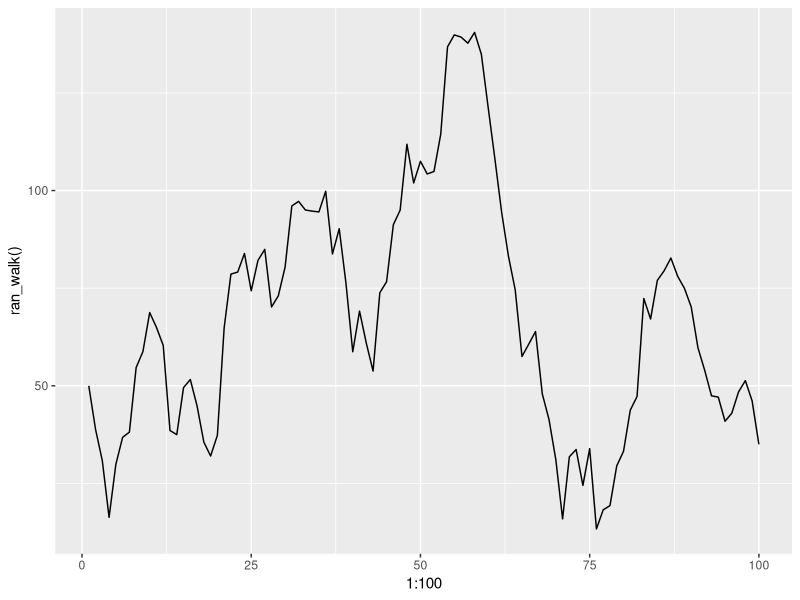
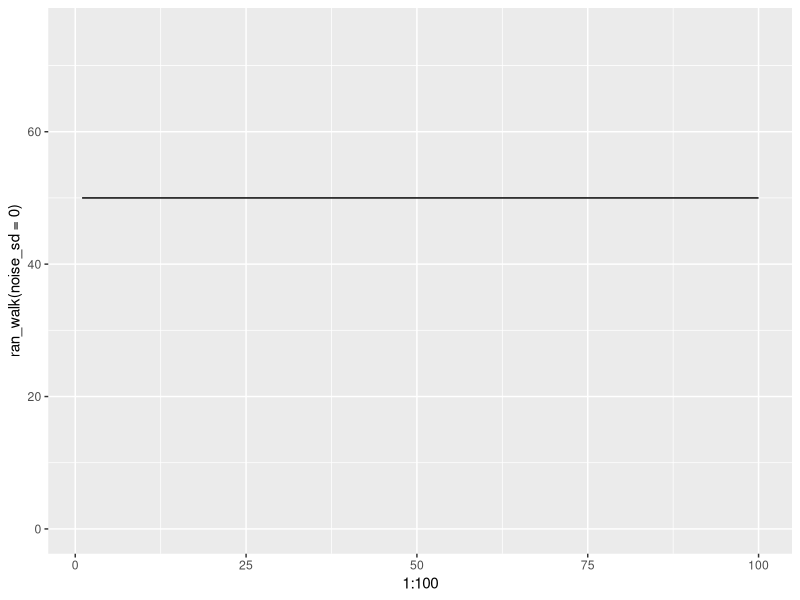
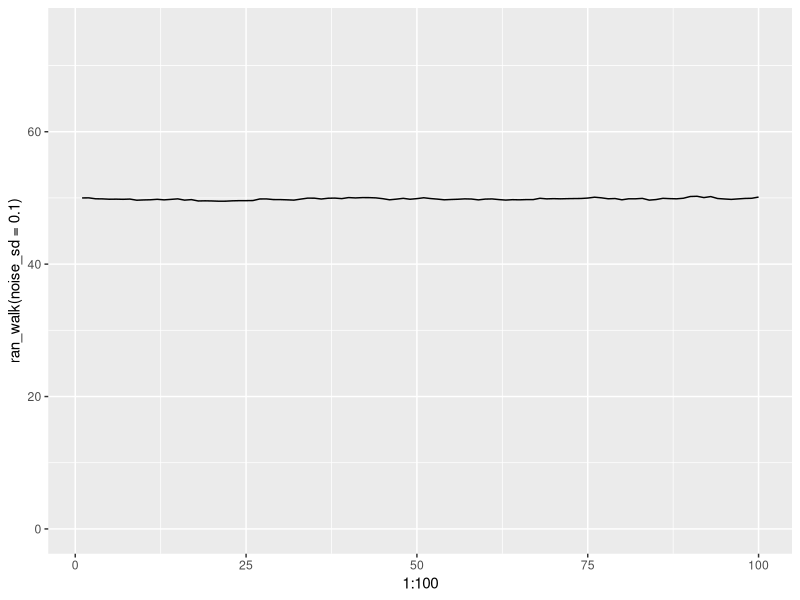
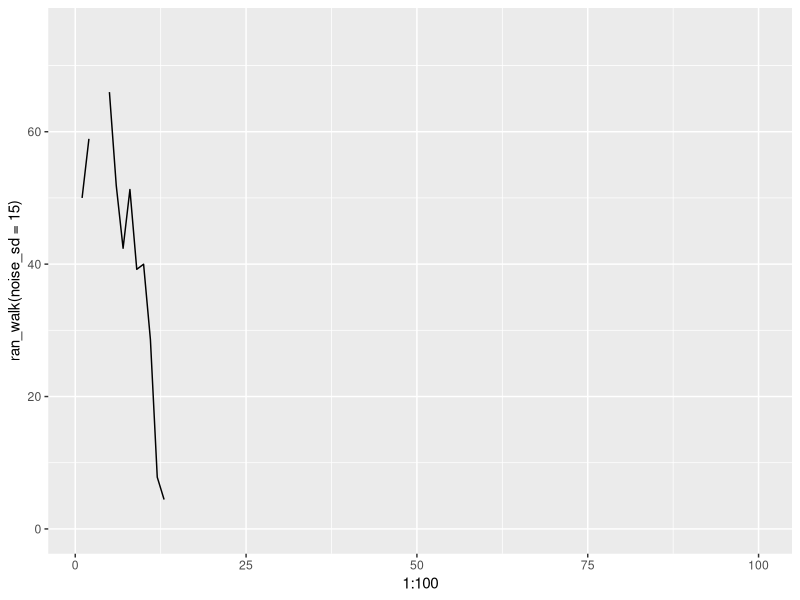
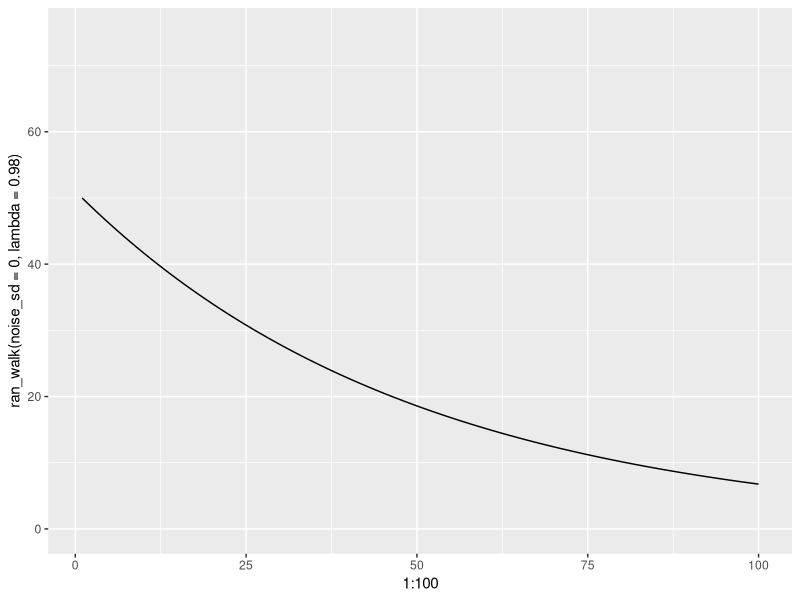
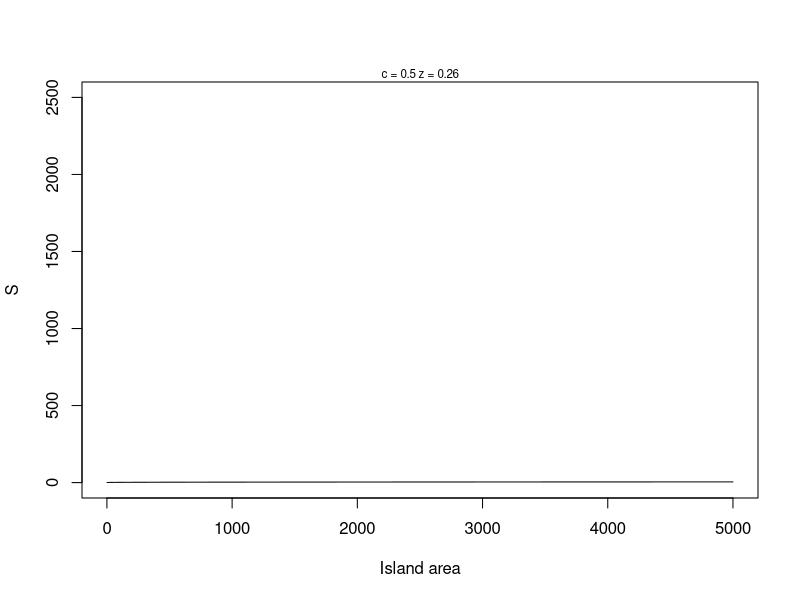
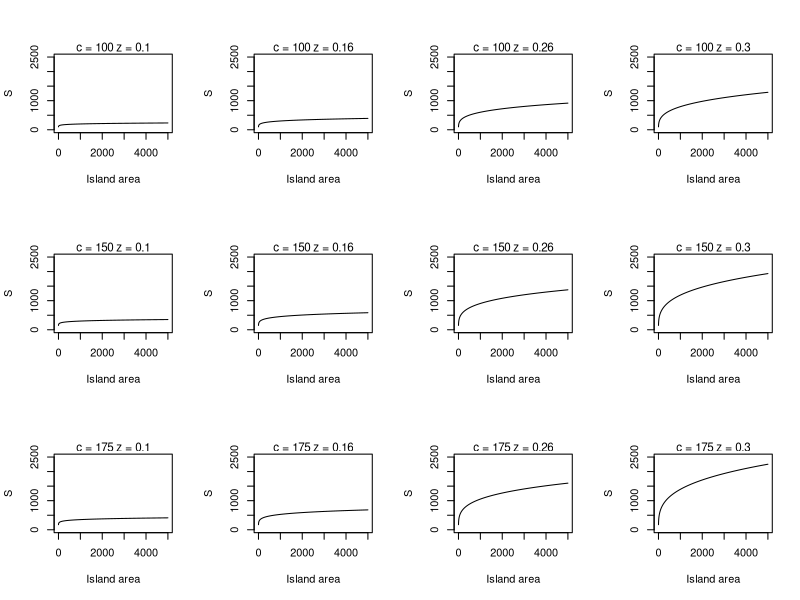

R code for these plots, in order: (Note: this script raises an error after producing the figures.)
### For loops ###

# a nice, simple for loop
for (i in 1:5) { # loop through 5 times
  cat("stuck in a loop", "\n") # \n line return (reg ex!)
  cat(3+2, "\n")
  cat(runif(1), "\n")
}

# let's make the difference between var and seq a little more obvious
my_dogs <- c("chow", "akita", "malamute", "husky", "samoyed")
for (i in 1:length(my_dogs)){
  cat("i=", i, "my_dogs[i] =", my_dogs[i], "\n")
}

# beware! what happens if the vector is empty?
bad_dogs <- NULL
for (i in 1:length(bad_dogs)){ # length of bad_dogs is 0
  cat("i=", i, "bad_dogs[i] =", bad_dogs[i], "\n")
} # this returns 2 lines of results for i=1 and i=0


# a safer alternative to using 1:length() is seq_along()
for (i in seq_along(my_dogs)){
  cat("i=", i, "my_dogs[i] =", my_dogs[i], "\n")
} # works the same as the earlier version

for (i in seq_along(bad_dogs)){
  cat("i=", i, "bad_dogs[i] =", bad_dogs[i], "\n")
} # now has no output

# what about NA instead of NULL?
bad_dogs <- NA
for (i in seq_along(bad_dogs)){
  cat("i=", i, "bad_dogs[i] =", bad_dogs[i], "\n")
} # has one output/runs once


# what if the seq is a constant? use seq_len()
zz <- 5
for (i in seq_len(zz)){
  cat("i=", i, "my_dogs[i] =", my_dogs[i], "\n")
} # works as desired


# don't do things in loops that you don't need to
for (i in 1:length(my_dogs)){
  my_dogs[i] <- toupper(my_dogs[i]) # convert to upper case
  cat("i=", i, "my_dogs[i] =", my_dogs[i], "\n")
}
my_dogs <- tolower(my_dogs) # most functions work on vectorized objects and gives the same as the loop
print(my_dogs)


# don't resize objects inside a loop
my_dat <- runif(1)
for (i in 2:10){
  temp <- runif(1)
  my_dat <- c(my_dat, temp)
  cat("loop number =", i, "vector element =", my_dat[i], "\n")
}
# always vectorize when possible
my_dat <- 1:10
for (i in seq_along(my_dat)){
  my_dat[i] <- my_dat[i] + my_dat[i]^2
  cat("loop number =", i, "vector element =", my_dat[i], "\n")
}
# this basically does the same thing as the loop and is more efficient
z <- 1:10
z <- z + z^2
print(z)

# careful about the counter variable and the vector element
z <- c(10, 2, 4)
for (i in seq_along(z)){
  cat("i =", i, "z[i] = ", z[i], "\n")
}
# what is the value of the counter at the end of the loop?
print(i)


# use nect to skip certain elements of a loop
z <- 1:20
# what if we only want to work with odd value in z?
for (i in seq_along(z)){
  if(i %% 2==0) next # if the remainder after dividing by 2=0, skip that counter
  print(i)
}
# might be faster to not put in a loop though
z <- 1:20
zsub <- z[z %% 2!=0] # subsetting to include where the remainder after dividing by 2 doesn't =0
print(zsub)
# subset before the for loop 
for (i in seq_along(zsub)){
  cat("i =", i, "zsub[i]", zsub[i], "\n")
}



## use break to leave a loop early ##

# create a simple random growth population model function
#################################################################
# Function: ran_walk
# packages required: none
# stochastic random walk
# input: times = number of time steps
#         n1 = initial population size (= n[1])
#         lambda = finite rate of increase
#         noise_sd = sd of a normal distribution with mean 0
# output: vector n with population sizes > 0 until extinction, then NA
# -----------------------------------------------------------
ran_walk <- function(times=100, n1=50, lambda=1.00, noise_sd=10){
  n <- rep(NA, times) # create output vector filled with NA the length of the number of generations
  n[1] <- n1 # initialize output vector with starting population size
  noise <- rnorm(n=times, mean=0, sd=noise_sd) # create noise vector
  for (i in 1:(times-1)){ # this function calculate what comes next so we need to stop before the last point
    n[i+1] <- lambda*n[i] + noise[i] # population size at next step
    if(n[i+1] <= 0) {
      n[i+1] <- NA 
      cat("population extinction at time", i-1, "\n")
      break} # stop the loop if this happens
  }
  return(n)
}
############################################################

# explore parameters in plot function
library(ggplot2)
qplot(x=1:100, y=ran_walk(), geom="line")
qplot(x=1:100, y=ran_walk(noise_sd=0), geom="line", ylim=c(0,75))
qplot(x=1:100, y=ran_walk(noise_sd=0.1), geom="line",ylim=c(0,75))
qplot(x=1:100, y=ran_walk(noise_sd=15), geom="line",ylim=c(0,75))
qplot(x=1:100, y=ran_walk(noise_sd=0, lambda=0.98), geom="line", ylim=c(0,75))
# this is a lot of lines to test our function, how can we make this more efficient?


### using double for loops! ###

m <- matrix(round(runif(20), digits=2), nrow=5)
# loop over rows
for (i in 1:nrow(m)) {
  m[i,] <- m[i,] + i # take row i and add to the elements in that row the value of i
}
print(m)

# loop over columns  
m <- matrix(round(runif(20), digits=2), nrow=5)
for (j in 1:ncol(m)) {
  m[,j] <- m[,j] + j # take column j and add to the elements in that column the value of j
}
print(m)

# let's put these together in a double for loop
m <- matrix(round(runif(20), digits=2), nrow=5)
for (i in 1:nrow(m)) {
  for (j in 1:ncol(m)) {
    m[i,j] <- m[i,j] + i + j
  } # end of column loop
} # end of row loop
print(m)


## writing functions for equations and sweeping over parameters
# S = cA^z species area function -- what does this look like?

#####################################################
# function: sac (species area curve)
# creates power function relationship for S and A
# input: A is a vector of island areas
#        c is the intercept constant
#        z is the slope constant
# output: vector of species richness values
# ----------------------------------------------------
sac <- function(A=1:5000, c=0.5, z=0.26) {
  S <- c*(A^z)
  return(S)
}
#####################################################
head(sac())

# let's plot the species area curve results
#####################################################
# function: sac_plot
# creates plot for species area curve
# input: A is a vector of island areas
#        c is the intercept constant
#        z is the slope constant
# output: smoothed curve with parameters in graph
# ----------------------------------------------------
sac_plot <- function(A=1:5000, c=0.5, z=0.26) {
  plot(x=A, y=sac(A,c,z), type="l", 
       xlab = "Island area",
       ylab = "S",
       ylim = c(0,2500))
  mtext(paste("c =", c, "z =", z), cex = 0.7)
}
#####################################################
sac_plot()


# build a grid of plots

# global variables
c_pars <- c(100, 150, 175)
z_pars <- c(0.10, 0.16, 0.26, 0.3)

par(mfrow=c(3,4)) # base graphics plotting to have 3 rows and 4 columns
for (i in seq_along(c_pars)) {
  for (j in seq_along(z_pars)) {
    sac_plot(c=c_pars[i], z=z_pars[j])
  }
}

par(mfrow=c(1,1))

## looping with while or repeat ##

# looping with for
cut_point <- 0.1
z <- NA
ran_data <- runif(100)
for (i in seq_along(ran_data)) {
  z <- ran_data
}

# looping with while
z <- NA
cycle_number <- 0
while (is.na(z) | z >= cut_point) {
  z <- runif(1)
  cycle_number <- cycle_number + 1
}



## using expand.grid
expand.grid(c_pars, z_pars) # lists every combination of the elements in the given vectors
expand.grid(c_pars=c_pars, z_pars=z_pars)
str(expand.grid(c_pars=c_pars, z_pars=z_pars)) # it's a data frame!


#############
# function: sa_output
# Summary stats for species-area power function
# input: vector of S values
# output: list with max-min and coefficient of variation

sa_output <- function(S=runif(1:10)) {
  sum_stats <- list(s_gain=max(S)-min(S), s_cv=sd(S)/mean(S))
  return(sum_stats)
}
#############
sa_output()



# building program body
# global variables, can edit these to change all downstream code
area <- 1:50
c_pars <- c(100,150,175)
z_pars <- c(0.10,0.16,0.26,0.3)

# set up model frame
model_frame <- expand.grid(c=c_pars, z=z_pars)
model_frame$s_gain <- NA # add new empty columns that we can add to later
model_frame$s_cv <- NA
print(model_frame)

# cycle through model calculations
for (i in 1:nrow(model_frame)) {
  temp1 <- sac(A=area, c=model_frame[i, 1], z=model_frame[i,2]) # generate S vector
  temp2 <- sa_output(temp1) # calculate output stats
  model_frame[i,c(3,4)] <- temp2 # pass results to the df
}
print(model_frame)



## parameter sweeping redux with ggplot
library(ggplot2)

# global var
area <- 1:5
c_pars <- c(100,150,175)
z_pars <- c(0.10, 0.16, 0.26, 0.3)

# model frame
model_frame <- expand.grid(c=c_pars, z=z_pars, A=area)
model_frame$S <- NA
print(model_frame)

# loop through parameters to fill SAC function
for (i in 1:length(c_pars)) {
  for (j in 1:length(z_pars)) {
    model_frame[model_frame$c==c_pars[i] & model_frame$z==z_pars[j], "S"] <- sac(A=area, c=c_pars[i], z=z_pars[j])
  }
}
model_frame

# probably an easier way to do it
for (i in 1:nrow(nodel_frame)) {
  model_frame[i, "S"] <- sac(A=model_frame$A[i],
                             c=model_frame$c[i],
                             z=model_frame$z[i])
}
